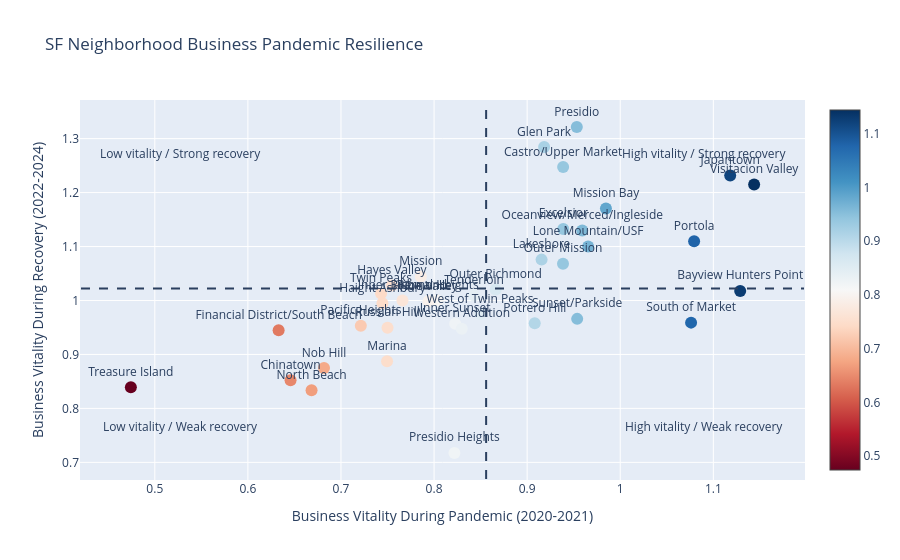

The code cell stored with this chart in its notebook:
### Markdown cell above
# 05 - Neighborhood Scatterplot

Computes pandemic vitality (opening/closing ratio during 2020-2021) and recovery vitality (2022-2024) for each neighborhood using the neighborhood-aggregated parquet. Filters to neighborhoods with at least 500 total business events, generates an interactive scatter, and exports the resilience metrics to `pandemic_resilience.parquet`.

### Code cell
import geopandas as gpd
import plotly.graph_objects as go

gdf = gpd.read_parquet("../../data/processed/ALL_openings_closings_by_neighs_year.parquet")

covid = (
    gdf[gdf["year"].between(2020, 2021)]
    .groupby("neighborhood")[["opened", "closed"]]
    .sum().reset_index()
)
covid["covid_ratio"] = covid["opened"] / covid["closed"].replace(0, float("nan"))

recovery = (
    gdf[gdf["year"].between(2022, 2024)]
    .groupby("neighborhood")[["opened", "closed"]]
    .sum().reset_index()
)
recovery["recovery_ratio"] = recovery["opened"] / recovery["closed"].replace(0, float("nan"))

totals = (
    gdf[gdf["year"].between(2020, 2024)]
    .groupby("neighborhood")[["opened", "closed"]].sum().reset_index()
)
totals["total"] = totals["opened"] + totals["closed"]
active_neighs = totals[totals["total"] >= 500]["neighborhood"]

df = covid[["neighborhood", "covid_ratio"]].merge(
    recovery[["neighborhood", "recovery_ratio"]], on="neighborhood"
)
df = df[df["neighborhood"].isin(active_neighs)]

x_mean = df["covid_ratio"].mean()
y_mean = df["recovery_ratio"].mean()
x_min, x_max = df["covid_ratio"].min(), df["covid_ratio"].max()
y_min, y_max = df["recovery_ratio"].min(), df["recovery_ratio"].max()
x_pad = (x_max - x_min) * 0.08
y_pad = (y_max - y_min) * 0.08

fig = go.Figure()
fig.add_trace(go.Scatter(
    x=df["covid_ratio"], y=df["recovery_ratio"],
    mode="markers+text", text=df["neighborhood"],
    textposition="top center",
    hovertemplate="<b>%{text}</b><br>Pandemic vitality: %{x:.2f}<br>Recovery vitality: %{y:.2f}<extra></extra>",
    marker=dict(size=12, color=df["covid_ratio"], colorscale="RdBu", showscale=True)
))

fig.add_shape(type="line", x0=x_mean, x1=x_mean, y0=y_min-y_pad, y1=y_max+y_pad,
              line=dict(dash="dash"))
fig.add_shape(type="line", x0=x_min-x_pad, x1=x_max+x_pad, y0=y_mean, y1=y_mean,
              line=dict(dash="dash"))

for x, y, text in [
    (x_max-x_pad, y_max-y_pad, "High vitality / Strong recovery"),
    (x_min+x_pad, y_max-y_pad, "Low vitality / Strong recovery"),
    (x_min+x_pad, y_min+y_pad, "Low vitality / Weak recovery"),
    (x_max-x_pad, y_min+y_pad, "High vitality / Weak recovery"),
]:
    fig.add_annotation(x=x, y=y, text=text, showarrow=False)

fig.update_layout(
    title="SF Neighborhood Business Pandemic Resilience",
    xaxis_title="Business Vitality During Pandemic (2020-2021)",
    yaxis_title="Business Vitality During Recovery (2022-2024)",
)
fig.show()

### Figure 1 — Plotly figure (JSON) as saved in the notebook; plotly's stock layout.template omitted (floating-point values rounded to 4 significant figures)
{"data": [{"hovertemplate": "<b>%{text}</b><br>Pandemic vitality: %{x:.2f}<br>Recovery vitality: %{y:.2f}<extra></extra>", "marker": {"color": [1.129, 0.8039, 0.9386, 0.6458, 0.9388, 0.633, 0.9182, 0.7445, 0.7547, 0.7661, 0.8226, 1.118, 0.9155, 0.9655, 0.7495, 0.7858, 0.9846, 0.6818, 0.7939, 0.6684, 0.9592, 0.9385, 0.8662, 0.7213, 1.079, 0.9081, 0.9533, 0.8219, 0.75, 1.076, 0.9537, 0.843, 0.4743, 0.7431, 1.144, 0.8494, 0.8297], "colorscale": [[0.0, "rgb(103,0,31)"], [0.1, "rgb(178,24,43)"], [0.2, "rgb(214,96,77)"], [0.3, "rgb(244,165,130)"], [0.4, "rgb(253,219,199)"], [0.5, "rgb(247,247,247)"], [0.6, "rgb(209,229,240)"], [0.7, "rgb(146,197,222)"], [0.8, "rgb(67,147,195)"], [0.9, "rgb(33,102,172)"], [1.0, "rgb(5,48,97)"]], "showscale": true, "size": 12}, "mode": "markers+text", "text": ["Bayview Hunters Point", "Bernal Heights", "Castro/Upper Market", "Chinatown", "Excelsior", "Financial District/South Beach", "Glen Park", "Haight Ashbury", "Hayes Valley", "Inner Richmond", "Inner Sunset", "Japantown", "Lakeshore", "Lone Mountain/USF", "Marina", "Mission", "Mission Bay", "Nob Hill", "Noe Valley", "North Beach", "Oceanview/Merced/Ingleside", "Outer Mission", "Outer Richmond", "Pacific Heights", "Portola", "Potrero Hill", "Presidio", "Presidio Heights", "Russian Hill", "South of Market", "Sunset/Parkside", "Tenderloin", "Treasure Island", "Twin Peaks", "Visitacion Valley", "West of Twin Peaks", "Western Addition"], "textposition": "top center", "type": "scatter", "x": [1.129, 0.8039, 0.9386, 0.6458, 0.9388, 0.633, 0.9182, 0.7445, 0.7547, 0.7661, 0.8226, 1.118, 0.9155, 0.9655, 0.7495, 0.7858, 0.9846, 0.6818, 0.7939, 0.6684, 0.9592, 0.9385, 0.8662, 0.7213, 1.079, 0.9081, 0.9533, 0.8219, 0.75, 1.076, 0.9537, 0.843, 0.4743, 0.7431, 1.144, 0.8494, 0.8297], "y": [1.018, 1.0, 1.247, 0.8522, 1.133, 0.945, 1.284, 0.9951, 1.028, 1.0, 0.9569, 1.232, 1.076, 1.1, 0.8874, 1.044, 1.171, 0.8747, 0.9987, 0.8335, 1.13, 1.068, 1.02, 0.9533, 1.11, 0.958, 1.321, 0.7175, 0.9496, 0.959, 0.9659, 1.009, 0.8394, 1.013, 1.215, 0.9749, 0.9477]}], "layout": {"annotations": [{"showarrow": false, "text": "High vitality / Strong recovery", "x": 1.09, "y": 1.273}, {"showarrow": false, "text": "Low vitality / Strong recovery", "x": 0.5278, "y": 1.273}, {"showarrow": false, "text": "Low vitality / Weak recovery", "x": 0.5278, "y": 0.7658}, {"showarrow": false, "text": "High vitality / Weak recovery", "x": 1.09, "y": 0.7658}], "shapes": [{"line": {"dash": "dash"}, "type": "line", "x0": 0.8559, "x1": 0.8559, "y0": 0.6692, "y1": 1.37}, {"line": {"dash": "dash"}, "type": "line", "x0": 0.4207, "x1": 1.197, "y0": 1.022, "y1": 1.022}], "title": {"text": "SF Neighborhood Business Pandemic Resilience"}, "xaxis": {"title": {"text": "Business Vitality During Pandemic (2020-2021)"}}, "yaxis": {"title": {"text": "Business Vitality During Recovery (2022-2024)"}}}}
